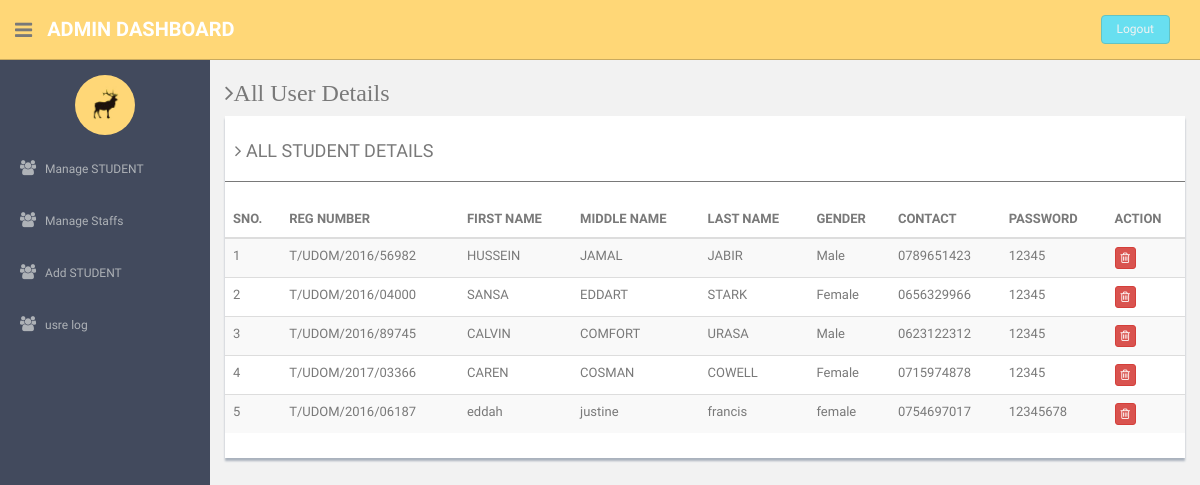
/admin1/manage-users.php, run on the app's committed database.
### tables this page shows
CREATE TABLE `reg` (
  `id` int(4) NOT NULL,
  `regno` varchar(30) NOT NULL,
  `firstname` varchar(20) NOT NULL,
  `middlename` varchar(20) NOT NULL,
  `lastname` varchar(20) NOT NULL,
  `gender` varchar(10) NOT NULL,
  `contact` varchar(16) NOT NULL,
  `email` varchar(30) NOT NULL,
  `password` varchar(50) NOT NULL,
  `updatedate` datetime NOT NULL DEFAULT CURRENT_TIMESTAMP,
  `passupdate` varchar(30) NOT NULL
);

### admin1/manage-users.php (the view, shortened to what this page needs)
<?php
include'dbconnection.php';
?>
<!DOCTYPE html>
<html lang="en">
  <head>
    <link href="assets/css/bootstrap.css" rel="stylesheet">
    <link href="assets/font-awesome/css/font-awesome.css" rel="stylesheet" />
    <link href="assets/css/style.css" rel="stylesheet">
    <link href="assets/css/style-responsive.css" rel="stylesheet">
  </head>
  <body>
  <section id="container" >
      <header class="header black-bg">
              <div class="sidebar-toggle-box">
                  <div class="fa fa-bars tooltips" data-placement="right" data-original-title="Toggle Navigation"></div>
              </div>
            <a href="#" class="logo"><b>Admin Dashboard</b></a>
            <div class="top-menu">
            	<ul class="nav pull-right top-menu">
                    <li><a class="logout" href="logout.php">Logout</a></li>
            	</ul>
            </div>
        </header>
      <aside>
          <div id="sidebar"  class="nav-collapse ">
              <ul class="sidebar-menu" id="nav-accordion">
              	  <p class="centered"><a href="#"><img src="assets/img/ui-sam.jpg" class="img-circle" width="60"></a></p>
                  <li class="sub-menu">
                      <a href="manage-users.php" >
                          <i class="fa fa-users"></i>
                          <span>Manage STUDENT</span>
                      </a>
                  </li>
                  <li class="sub-menu">
                      <a href="manage-userss.php" >
                          <i class="fa fa-users"></i>
                          <span>Manage Staffs</span>
                      </a>
                  </li>
                  <li class="sub-menu">
                      <a href="update-profile.php" >
                          <i class="fa fa-users"></i>
                          <span>Add STUDENT</span>
                      </a>
                  </li>
                  <li class="sub-menu">
                      <a href="access-log.php" >
                          <i class="fa fa-users"></i>
                          <span>usre log</span>
                      </a>
                  </li>
              </ul>
          </div>
      </aside>
      <section id="main-content">
          <section class="wrapper">
          	<h3><i class="fa fa-angle-right">All User Details</i> </h3>
				<div class="row">
                  <div class="col-md-12">
                      <div class="content-panel">
                          <table class="table table-striped table-advance table-hover">
	                  	  	  <h4><i class="fa fa-angle-right"></i>  ALL STUDENT DETAILS </h4>
	                  	  	  <hr>
                              <thead>
                              <tr>
                                  <th>SNO.</th>
                                  <th>REG NUMBER</th>
                                  <th class="hidden-phone">FIRST NAME</th>
                                  <th>MIDDLE NAME</th>
                                  <th> LAST NAME</th>
                                  <th>GENDER</th>
                                  <th>CONTACT</th>
                                  <th>PASSWORD</th>
                                  <th>ACTION</th>
                              </tr>
                              </thead>
                              <tbody>
                              <?php $ret=mysqli_query($con,"select * from reg ");
							  $cnt=1;
							  while($row=mysqli_fetch_array($ret))
							  {?>
                              <tr>
                              <td><?php echo $cnt;?></td>
                                  <td><?php echo $row['regno'];?></td>
                                  <td><?php echo $row['firstname'];?></td>
                                  <td><?php echo $row['middlename'];?></td>
                                  <td><?php echo $row['lastname'];?></td>
                                 <td><?php echo $row['gender'];?></td>
                                 <td><?php echo $row['contact'];?></td>
                                 <td><?php echo $row['password'];?></td>
                                  <td>
                                     <a href="manage-users.php?id=<?php echo $row['id'];?>">
                                     <button class="btn btn-danger btn-xs" onClick="return confirm('Do you really want to delete');"><i class="fa fa-trash-o "></i></button></a>
                                  </td>
                              </tr>
                              <?php $cnt=$cnt+1; }?>
                              </tbody>
                          </table>
                      </div>
                  </div>
              </div>
		</section>
      </section
  ></section>
  </body>
</html>

### admin1/assets/css/style.css (style rules this page uses)
body { color: #797979; background: #f2f2f2; font-family: 'Ruda', sans-serif; padding: 0px !important; margin: 0px !important; font-size:13px; }
ul li { list-style: none; }
a, a:hover, a:focus { text-decoration: none; outline: none; }
#container { width: 100%; height: 100%; }
hr { margin-top: 20px; margin-bottom: 20px; border: 0; border-top: 1px solid #797979; }
.centered { text-align: center; }
ul.top-menu > li > .logout { color: #f2f2f2; font-size: 12px; border-radius: 4px; -webkit-border-radius: 4px; border: 1px solid #64c3c2 !important; padding: 5px 15px; margin-right: 15px; background: #68dff0; margin-top: 15px; }
#sidebar { width: 210px; height: 100%; position: fixed; background: #424a5d; }
#sidebar ul li { position: relative; }
ul.sidebar-menu , ul.sidebar-menu li ul.sub { margin: -2px 0 0; padding: 0; }
ul.sidebar-menu { margin-top: 75px; }
ul.sidebar-menu li { margin-bottom: 5px; margin-left:10px; margin-right:10px; }
ul.sidebar-menu li.sub-menu { line-height: 15px; }
ul.sidebar-menu li a span { display: inline-block; }
ul.sidebar-menu li a { color: #aeb2b7; text-decoration: none; display: block; padding: 15px 0 15px 10px; font-size: 12px; outline: none; -webkit-transition: all 0.3s ease; -moz-transition: all 0.3s ease; -o-transition: all 0.3s ease; -ms-transition: all 0.3s ease; transition: all 0.3s ease; }
ul.sidebar-menu li a i { font-size: 15px; padding-right: 6px; }
#main-content { margin-left: 210px; }
.header, .footer { min-height: 60px; padding: 0 15px; }
.header { position: fixed; left: 0; right: 0; z-index: 1002; }
.black-bg { background: #ffd777; border-bottom: 1px solid #c9aa5f; }
.wrapper { display: inline-block; margin-top: 60px; padding-left: 15px; padding-right: 15px; padding-bottom: 15px; padding-top: 0px; width: 100%; }
a.logo { font-size: 20px; color: #ffffff; float: left; margin-top: 15px; text-transform: uppercase; }
a.logo b { font-weight: 900; }
#top_menu .nav > li, ul.top-menu > li { float: left; }
ul.top-menu > li > a { color: #666666; font-size: 16px; border-radius: 4px; -webkit-border-radius: 4px; border:1px solid #666666 !important; padding: 2px 6px; margin-right: 15px; }
.sidebar-toggle-box { float: left; padding-right: 15px; margin-top: 20px; }
.sidebar-toggle-box .fa-bars { cursor: pointer; display: inline-block; font-size: 20px; }
.content-panel { background: #ffffff; box-shadow: 0px 3px 2px #aab2bd; padding-top: 15px; padding-bottom: 5px; }
.content-panel h4 { margin-left: 10px; }

### data on the page
reg: regno "T/UDOM/2016/56982", firstname "HUSSEIN", middlename "JAMAL", lastname "JABIR", gender "Male", contact "0789651423", password "12345"
reg: regno "T/UDOM/2016/04000", firstname "SANSA", middlename "EDDART", lastname "STARK", gender "Female", contact "0656329966", password "12345"
reg: regno "T/UDOM/2016/89745", firstname "CALVIN", middlename "COMFORT", lastname "URASA", gender "Male", contact "0623122312", password "12345"
reg: regno "T/UDOM/2017/03366", firstname "CAREN", middlename "COSMAN", lastname "COWELL", gender "Female", contact "0715974878", password "12345"
reg: regno "T/UDOM/2016/06187", firstname "eddah", middlename "justine", lastname "francis", gender "female", contact "0754697017", password "12345678"
